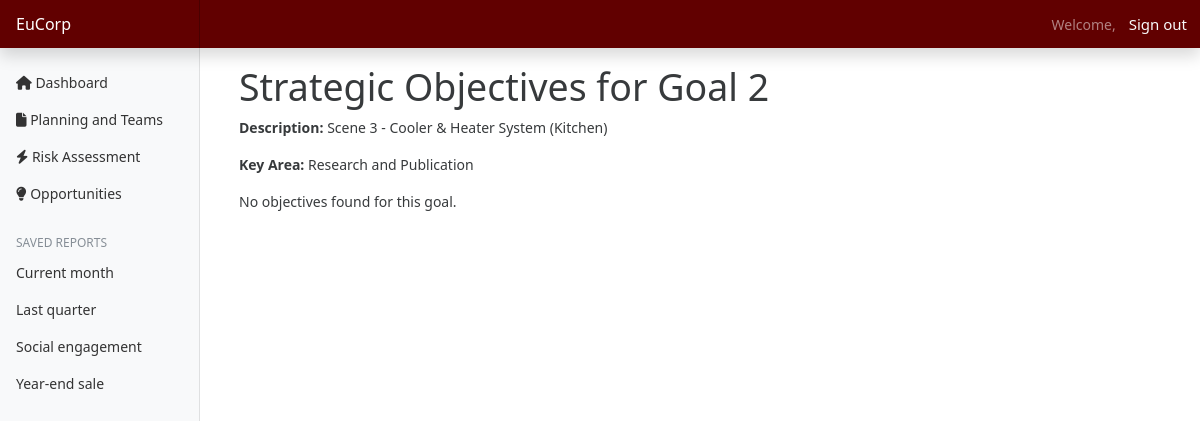
The app's page /plans/actionPlans/2/ (signed in), older data.
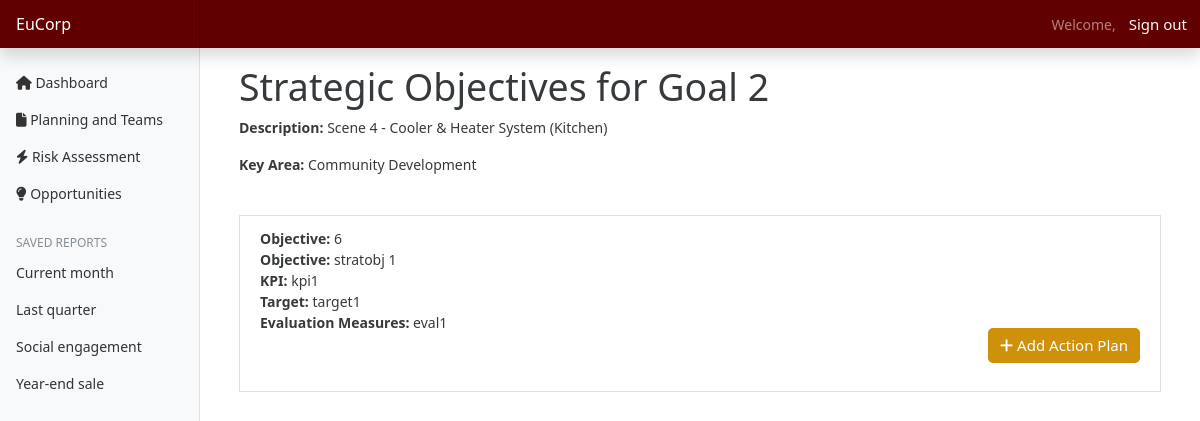
The same page, newer data.
### plans/models.py (models this page shows, shortened)
class StrategicGoals(models.Model):
    goal_id = models.AutoField(primary_key=True)
    name = models.CharField(max_length=255)
    keyArea = models.ForeignKey(KeyAreas, on_delete=models.CASCADE)
    members = models.ManyToManyField(DepartmentHeads)
    leads = models.ManyToManyField(Lead)  # Ensure this is ManyToManyField if needed
    class Meta:
        unique_together = (('goal_id',))

class KeyAreas(models.Model):
    name = models.CharField(max_length=255)
    department = models.ForeignKey(to=DepartmentHeads, on_delete=models.CASCADE)

class StrategicObjectives(models.Model):
    objective_id = models.AutoField(primary_key=True)
    goal_id = models.ForeignKey(StrategicGoals, on_delete=models.CASCADE)
    strategicObjectives = models.TextField(default="")
    kpi = models.TextField(default="")
    target = models.TextField(default="")
    evalMeasures = models.TextField(default="")

### plans/views.py (the view)
# urls.py: path('actionPlans/<int:goal_id>/', views.createActionPlans, name='actionPlans'),
@login_required(login_url='authentication/login')
def createActionPlans(request, goal_id):
    strategicGoal = get_object_or_404(StrategicGoals, pk=goal_id)
    strategicObjectives = StrategicObjectives.objects.filter(goal_id=strategicGoal)
    context = {
        'strategicGoal': strategicGoal,
        'strategicObjectives': strategicObjectives
    }
    return render(request, 'plans/actionPlans.html', context)

### templates/plans/actionPlans.html (shortened to what this page needs)
{% extends 'base.html' %}
{% block content %}
<div class="container">
    <h1>Strategic Objectives for Goal {{ strategicGoal.goal_id }}</h1>
    <p><strong>Description:</strong> {{ strategicGoal.name }}</p>
    <p><strong>Key Area:</strong> {{ strategicGoal.keyArea.name }}</p>
    {% if strategicObjectives %}
        <ul class="list-group mt-3">
            {% for objective in strategicObjectives %}
                <li class="list-group-item mt-4">
                    <strong>Objective:</strong> {{ objective.objective_id }}<br>
                    <strong>Objective:</strong> {{ objective.strategicObjectives }}<br>
                    <strong>KPI:</strong> {{ objective.kpi }}<br>
                    <strong>Target:</strong> {{ objective.target }}<br>
                    <strong>Evaluation Measures:</strong> {{ objective.evalMeasures }}
                    <a href="{% url 'addActionPlans' goal_id=strategicGoal.goal_id objective_id=objective.objective_id %}" class="btn btn-primary float-right mb-3 mt-3" style="background-color: #CF910C; border-radius: 5px; border: none;">
                        <i class="fas fa-add"></i> Add Action Plan
                    </a>
                </li>
            {% endfor %}
        </ul>
    {% else %}
        <p>No objectives found for this goal.</p>
    {% endif %}
</div>
{% endblock %}

Row changes from the older to the newer data that the page shows:
changed StrategicGoals id 2: name "Scene 3 - Cooler & Heater System (Kitchen)" → "Scene 4 - Cooler & Heater System (Kitchen)"; keyArea.name "Research and Publication" → "Community Development"
added StrategicObjectives: objective_id "6", strategicObjectives "stratobj 1", kpi "kpi1", target "target1", evalMeasures "eval1"
Text that changed along with them:
text no longer shown: "No objectives found for this goal."
